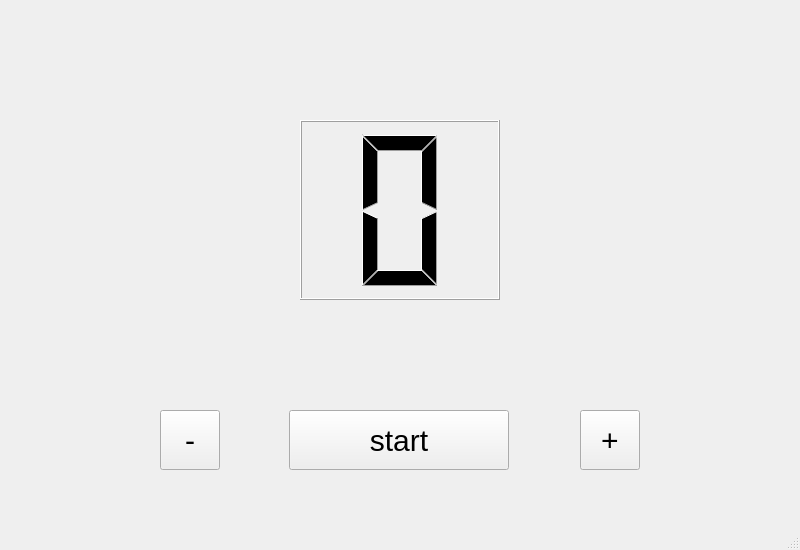
<?xml version="1.0" encoding="UTF-8"?>
<ui version="4.0">
 <class>MainWindow</class>
 <widget class="QMainWindow" name="MainWindow">
  <property name="geometry">
   <rect>
    <x>0</x>
    <y>0</y>
    <width>800</width>
    <height>550</height>
   </rect>
  </property>
  <property name="windowTitle">
   <string>tolik.exe</string>
  </property>
  <widget class="QWidget" name="centralwidget">
   <widget class="QPushButton" name="plus">
    <property name="geometry">
     <rect>
      <x>580</x>
      <y>410</y>
      <width>60</width>
      <height>60</height>
     </rect>
    </property>
    <property name="styleSheet">
     <string notr="true">font-size: 30px</string>
    </property>
    <property name="text">
     <string>+</string>
    </property>
   </widget>
   <widget class="QPushButton" name="start">
    <property name="geometry">
     <rect>
      <x>289</x>
      <y>410</y>
      <width>220</width>
      <height>60</height>
     </rect>
    </property>
    <property name="focusPolicy">
     <enum>Qt::WheelFocus</enum>
    </property>
    <property name="styleSheet">
     <string notr="true">font-size: 30px</string>
    </property>
    <property name="text">
     <string>start</string>
    </property>
   </widget>
   <widget class="QPushButton" name="minus">
    <property name="geometry">
     <rect>
      <x>160</x>
      <y>410</y>
      <width>60</width>
      <height>60</height>
     </rect>
    </property>
    <property name="styleSheet">
     <string notr="true">font-size: 30px</string>
    </property>
    <property name="text">
     <string>-</string>
    </property>
   </widget>
   <widget class="QLCDNumber" name="cycle">
    <property name="geometry">
     <rect>
      <x>300</x>
      <y>120</y>
      <width>200</width>
      <height>180</height>
     </rect>
    </property>
    <property name="layoutDirection">
     <enum>Qt::LeftToRight</enum>
    </property>
    <property name="digitCount">
     <number>1</number>
    </property>
    <property name="mode">
     <enum>QLCDNumber::Dec</enum>
    </property>
    <property name="segmentStyle">
     <enum>QLCDNumber::Filled</enum>
    </property>
   </widget>
  </widget>
  <widget class="QStatusBar" name="statusbar"/>
 </widget>
 <resources/>
 <connections/>
</ui>
